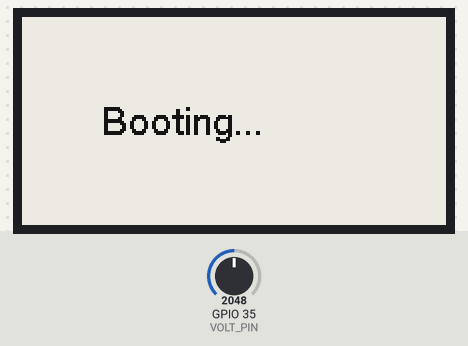
A sketch run on a simulated ESP32. Shown: 212×104 one-colour display. The inputs (shaded band) are chosen by the test bench; at power-on: GPIO 35 (VOLT_PIN) = 2048. Storage starts empty; what the sketch prints to the serial monitor is not drawn. At 6.7 s the program puts the board to deep sleep or switches it off; the recording ends there.

Above: at 2.3 s.
At 4.5 s:
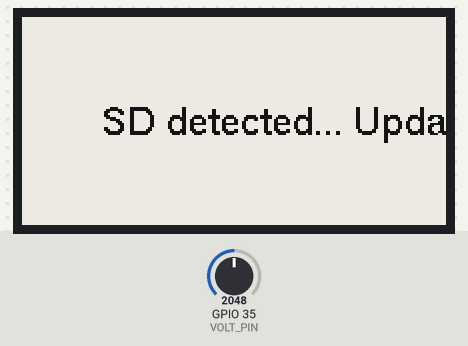

Measured:
- what the display in image 1 shows lasts 2.2 s, from 4.5 s to 6.7 s

The sketch:

EPD_Fortune_Teller.ino
```cpp
#define LILYGO_T5_V213
#include "boards.h"
#include "DisplayImports.h"
#include "BatteryDisplay.cpp"
#include "MessageDisplay.cpp"
#include "FortuneDisplay.cpp"
#include "Powermanagement.cpp"
#include "BatteryManagement.h"
#include <SD.h>
#include <FS.h>
#include <SPIFFS.h>

GxEPD2_BW<GxEPD2_213_M21, GxEPD2_213_M21::HEIGHT> display(GxEPD2_213_M21(/*CS=15*/ EPD_CS, /*DC=4*/ EPD_DC, /*RST=5*/ EPD_RSET, /*BUSY=16*/ EPD_BUSY)); // GDEW0213M21
U8G2_FOR_ADAFRUIT_GFX u8g2Fonts;
SPIClass SDSPI(HSPI);
BatteryManagement batteryManagement;

void setup() {
  batteryManagement.Update();
  if(batteryManagement.percentage == 0){
    Powermanagement powerManagement = Powermanagement(&display);
    powerManagement.Powerdown(500);
  }

  Serial.begin(115200);
  SPI.begin(EPD_SCLK, EPD_MISO, EPD_MOSI);
  setupDisplay();
  setupU8g2();

  if(!SPIFFS.begin(true)){
    Serial.println("An Error has occurred while mounting SPIFFS");
    auto messageDisplay = MessageDisplay(&display, &u8g2Fonts, F("Internal filesystem corrupted"), 40, 45);
    UpdateDisplay([&](){
      messageDisplay.Draw();
    });
    return;
  }

  if (esp_sleep_get_wakeup_cause() != ESP_SLEEP_WAKEUP_TIMER) {
    auto messageDisplay = MessageDisplay(&display, &u8g2Fonts, F("Booting..."), 40, 45);
    UpdateDisplay([&](){
      messageDisplay.Draw();
    });
    if (setupSD()){
      auto messageDisplay = MessageDisplay(&display, &u8g2Fonts, F("SD detected... Updating"), 40, 45);
      UpdateDisplay([&](){
        messageDisplay.Draw();
      });
      // MessageDisplay errDisplay = MessageDisplay(&display, &u8g2Fonts, F("Keine SD-Karte"), 40, 45);
      // Powermanagement powerManagement = Powermanagement(&display);
      // BatteryDisplay batteryDisplay = BatteryDisplay(&batteryManagement, &display, display.width() - 17, display.height() - 9);
      // errDisplay.Draw();
      // batteryDisplay.Draw();
      // display.update();
      // powerManagement.Powerdown();
      SD.end();
    }
  }
}

void setupDisplay(){
  display.init();
  display.setRotation(1);
  display.setFullWindow();
}

bool setupSD(){
  pinMode(SDCARD_MISO, INPUT_PULLUP);
  SDSPI.begin(SDCARD_SCLK, SDCARD_MISO, SDCARD_MOSI);
  return SD.begin(SDCARD_CS, SDSPI);
}

void setupU8g2(){
  u8g2Fonts.begin(display);
  u8g2Fonts.setFontMode(1);                           // use u8g2 transparent mode (this is default)
  u8g2Fonts.setFontDirection(0);                      // left to right (this is default)
  u8g2Fonts.setForegroundColor(GxEPD_BLACK);          // apply Adafruit GFX color
  u8g2Fonts.setBackgroundColor(GxEPD_WHITE);          // apply Adafruit GFX color
}

void loop() {
  Powermanagement powerManagement = Powermanagement(&display);

  batteryManagement.Update();
  if (batteryManagement.percentage < 0.02){
    auto messageDisplay = MessageDisplay(&display, &u8g2Fonts, F("Akku leer :("), 40, 45);
    UpdateDisplay([&](){
      display.fillScreen(GxEPD_WHITE);
      messageDisplay.Draw();
    });
    powerManagement.Powerdown();
  }

  auto fortuneDisplay = FortuneDisplay(&display, &u8g2Fonts, 1, 1, 0, 0);
  auto batteryDisplay = BatteryDisplay(&batteryManagement, &display, display.width() - 17, display.height() - 9);

  UpdateDisplay([&](){
    display.fillScreen(GxEPD_WHITE);
    fortuneDisplay.Draw();
    batteryDisplay.Draw();
  });
  powerManagement.Powerdown();
}

template<typename Functor>
void UpdateDisplay(Functor functor)
{
  display.firstPage();
  do {
    functor();
  } while (display.nextPage());
}
```

BatteryDisplay.cpp
```cpp
#define batXSize 16
#define batYSize 8

#include "DisplayImports.h"
#include "VirtualDisplayClass.h"
#include "BatteryManagement.h"

class BatteryDisplay : public virtual VirtualDisplayClass {
  private:
    GxEPD2_BW<GxEPD2_213_M21, GxEPD2_213_M21::HEIGHT> * display;
    BatteryManagement * batteryManagement;

    int batX0;
    int batY0;

  public:
    BatteryDisplay(BatteryManagement * p_batteryManagement,
      GxEPD2_BW<GxEPD2_213_M21, GxEPD2_213_M21::HEIGHT> * p_display,
      int x, int y):
      batteryManagement(p_batteryManagement),
      display(p_display),
      batX0(x),
      batY0(y) {}

    bool Draw() override {
      display->fillRect(batX0, batY0, batXSize - 2, batYSize, GxEPD_BLACK);
      display->fillRect(batX0 + 1, batY0 + 1, batXSize - 4, batYSize - 2, GxEPD_WHITE);
      display->fillRect(batX0 + batXSize - 2, batY0 + (batYSize/2.0)-2, 2, 4, GxEPD_BLACK);
      display->fillRect(batX0 + 1, batY0 + 1, (int)((batXSize - 4) * (double)batteryManagement->percentage + 0.5), batYSize - 2, GxEPD_BLACK);

      return true;
    }

};
```

BatteryManagement.cpp
```cpp
#include "BatteryManagement.h"
#include "HardwareSerial.h"
#include <math.h>

double BatteryManagement::readRaw(){
  // read analog and make it more linear
  double reading = analogRead(VOLT_PIN);
  for (int i = 0; i < 10; i++) {
    reading = (analogRead(VOLT_PIN) + reading * 9) / 10;
  }
  if (reading < 1 || reading > 4095) return 0;
  return -0.000000000000016 * pow(reading, 4) + 0.000000000118171 * pow(reading, 3) - 0.000000301211691 * pow(reading, 2) + 0.001109019271794 * reading + 0.034143524634089;
}

double BatteryManagement::convertToVoltage(double value){
  return (HIGH_RESISTOR + LOW_RESISTOR) / LOW_RESISTOR  * value + VOLT_OFFSET;
}

double BatteryManagement::voltToPercentage(double voltage) {
  if (voltage < 3.30) return 0;
  double percentage = ((voltage - 3.30 )/0.9);
  if (percentage > 1) percentage = 1;
  if (percentage < 0) percentage = 0;
  Serial.print("Battery: ");
  Serial.print(percentage * 100);
  Serial.println("%");
  return percentage;
}

void BatteryManagement::Update(){
  this->voltage = convertToVoltage(readRaw());
  this->percentage = voltToPercentage(this->voltage);
}
```

BatteryManagement.h
```cpp
#ifndef BATTERY_MANAGEMENT_H_
#define BATTERY_MANAGEMENT_H_

#define HIGH_RESISTOR 100000
#define LOW_RESISTOR 100000
#define VOLT_PIN 35
#define VOLT_OFFSET 0.08

class BatteryManagement {
  private:
    double readRaw();
    double convertToVoltage(double value);
    double voltToPercentage(double voltage);
  public:
    double percentage {0};
    double voltage {0};
    void Update();
};

#endif
```

DisplayImports.h
```cpp
#ifndef DISPLAY_H_
#define DISPLAY_H_

#include <GxEPD2_BW.h>
#include <Adafruit_GFX.h>
#include <U8g2_for_Adafruit_GFX.h>

#endif
```

FortuneDisplay.cpp
```cpp
#include "Arduino.h"
#include "DisplayImports.h"
#include "VirtualDisplayClass.h"

class FortuneDisplay : public virtual VirtualDisplayClass {
  private:
    GxEPD2_BW<GxEPD2_213_M21, GxEPD2_213_M21::HEIGHT> * display;
    U8G2_FOR_ADAFRUIT_GFX * u8g2Fonts;
    int x;
    int y;
    int widthX;
    int widthY;


  public:
    FortuneDisplay(GxEPD2_BW<GxEPD2_213_M21, GxEPD2_213_M21::HEIGHT> * p_display,
      U8G2_FOR_ADAFRUIT_GFX * p_u8g2Fonts,
      int p_x, int p_y, int p_widthX, int p_widthY):
      display(p_display),
      u8g2Fonts(p_u8g2Fonts),
      x(p_x),
      y(p_y),
      widthX(p_widthX),
      widthY(p_widthY) {
        //empty
    }

    bool Draw() override {
      u8g2Fonts->setFont(u8g2_font_helvR14_tf);
      u8g2Fonts->setCursor(x, y + 14);                          // start writing at this position
      u8g2Fonts->print("Hello World!");
      return true;
    }

};
```

MessageDisplay.cpp
```cpp
#include "DisplayImports.h"
#include "VirtualDisplayClass.h"

class MessageDisplay : public virtual VirtualDisplayClass {
  private:
    GxEPD2_BW<GxEPD2_213_M21, GxEPD2_213_M21::HEIGHT> * display;
    U8G2_FOR_ADAFRUIT_GFX * u8g2Fonts;
    int x;
    int y;
    String message;


    // display a string on multiple lines, keeping words intact where possible
    void printwords(const char *msg, int xloc, int yloc) {

      // int dspwidth = u8g2.getDisplayWidth();                        // display width in pixels
      // int strwidth = 0;                         // string width in pixels
      // char glyph[2]; glyph[1] = 0;

      // for (const char *ptr = msg, *lastblank = NULL; *ptr; ++ptr) {
      //     while (xloc == 0 && *msg == ' ')
      //       if (ptr == msg++) ++ptr;                        // skip blanks at the left edge

      //     glyph[0] = *ptr;

      //     strwidth += u8g2.getStrWidth(glyph);                        // accumulate the pixel width
      //     if (*ptr == ' ')  lastblank = ptr;                        // remember where the last blank was
      //     else ++strwidth;                        // non-blanks will be separated by one additional pixel

      //     if (xloc + strwidth > dspwidth) {                        // if we ran past the right edge of the display
      //       int starting_xloc = xloc;
      //       while (msg < (lastblank ? lastblank : ptr)) {                        // print to the last blank, or a full line
      //           glyph[0] = *msg++;
      //           xloc += u8g2.drawStr(xloc, yloc, glyph);
      //       }

      //       strwidth -= xloc - starting_xloc;                        // account for what we printed
      //       yloc += u8g2.getMaxCharHeight();                        // advance to the next line
      //       xloc = 0; lastblank = NULL;
      //     }
      // }
      // while (*msg) {                        // print any characters left over
      //     glyph[0] = *msg++;
      //     xloc += u8g2.drawStr(xloc, yloc, glyph);
      // }
    }


  public:
    MessageDisplay(GxEPD2_BW<GxEPD2_213_M21, GxEPD2_213_M21::HEIGHT> * p_display,
      U8G2_FOR_ADAFRUIT_GFX * p_u8g2Fonts, String p_message,
      int p_x, int p_y):
      display(p_display),
      u8g2Fonts(p_u8g2Fonts),
      x(p_x),
      y(p_y),
      message(p_message){
        //empty
    }

    bool Draw() override {
      u8g2Fonts->setFont(u8g2_font_helvR14_tf);
      //char buf[message.length()];
      //message.toCharArray(&buf, message.length());
      //printwords(&buf, x, y);
      u8g2Fonts->setCursor(x, y + 14);                          // start writing at this position
      u8g2Fonts->print(message);
      return true;
    }

};
```

Powermanagement.cpp
```cpp
#define uS_TO_S_FACTOR 1000000 /* Conversion factor for micro seconds to seconds */
#define TIME_TO_SLEEP 500 /* Time ESP32 will go to sleep (in seconds) */

#include <SD.h>
#include "DisplayImports.h"

class Powermanagement {
  private:
    GxEPD2_BW<GxEPD2_213_M21, GxEPD2_213_M21::HEIGHT> * display;
  public:
    Powermanagement(GxEPD2_BW<GxEPD2_213_M21, GxEPD2_213_M21::HEIGHT> * p_display):
      display(p_display)
      {
        //empty
      };

    void Powerdown(){
      Powerdown(TIME_TO_SLEEP);
    }

    void Powerdown(int seconds) {
      display->hibernate();
      SD.end();
      esp_sleep_enable_timer_wakeup(seconds * uS_TO_S_FACTOR);
      esp_deep_sleep_start();
    }

};
```

VirtualDisplayClass.h
```cpp
#ifndef VIRTUAL_DISPLAY_CLASS_H_
#define VIRTUAL_DISPLAY_CLASS_H_

class VirtualDisplayClass {
  public:
    virtual bool Draw() = 0;
};

#endif
```

boards.h
```cpp
#pragma once

#if defined(LILYGO_T5_V213)

#define EPD_MOSI                (23)
#define EPD_MISO                (-1)
#define EPD_SCLK                (18)
#define EPD_CS                  (5)

#define EPD_BUSY                (4)
#define EPD_RSET                (16)
#define EPD_DC                  (17)

#define SDCARD_CS               (13)
#define SDCARD_MOSI             (15)
#define SDCARD_MISO             (2)
#define SDCARD_SCLK             (14)

#define BUTTON_1                (39)
#define BUTTONS                 {39}

#define BUTTON_COUNT            (1)

#define LED_PIN                 (19)
#define LED_ON                  (LOW)

#define ADC_PIN                 (35)

#define _HAS_ADC_DETECTED_
#define _HAS_LED_
#define _HAS_SDCARD_

#elif defined(LILYGO_T5_V22)

#define EPD_MOSI                (23)
#define EPD_MISO                (2)
#define EPD_SCLK                (18)
#define EPD_CS                  (5)

#define EPD_BUSY                (4)
#define EPD_RSET                (12)
#define EPD_DC                  (19)

#define SDCARD_CS               (13)

#define BUTTON_1                (37)
#define BUTTON_2                (38)
#define BUTTON_3                (39)

#define BUTTONS                 {37,38,39}
#define BUTTON_COUNT            (3)

#define LED_PIN                 (26)
#define LED_ON                  (HIGH)

#define ADC_PIN                 (35)

#define SPERKER_PIN             (25)

#define LEDC_CHANNEL_0          (0)
#define _HAS_ADC_DETECTED_
#define _HAS_LED_
#define _HAS_SPEAKER_
#define _BUILTIN_DAC_
#define _USE_SHARED_SPI_BUS_
#define _HAS_SDCARD_

#elif defined(LILYGO_T5_V24)

#define EPD_MOSI                (23)
#define EPD_MISO                (-1) //elink no use
#define EPD_SCLK                (18)

#define EPD_BUSY                (4)
#define EPD_RSET                (16)
#define EPD_DC                  (17)
#define EPD_CS                  (5)

#define SDCARD_CS               (13)
#define SDCARD_MOSI             (15)
#define SDCARD_MISO             (2)
#define SDCARD_SCLK             (14)

#define BUTTON_1                (37)
#define BUTTON_2                (38)
#define BUTTON_3                (39)

#define SPK_POWER_EN                (19)

#define BUTTONS                 {37,38,39}
#define BUTTON_COUNT            (3)

#define LED_PIN                 (26)
#define LED_ON                  (LOW)

#define ADC_PIN                 (35)

#define SPERKER_PIN             (25)

#define LEDC_CHANNEL_0          (0)
#define _HAS_ADC_DETECTED_
#define _HAS_LED_
#define _HAS_SPEAKER_
#define _BUILTIN_DAC_
#define _HAS_SDCARD_
#define _HAS_PWR_CTRL_
#elif defined(LILYGO_T5_V28)

#define EPD_MOSI                (23)
#define EPD_MISO                (-1)
#define EPD_SCLK                (18)
#define EPD_CS                  (5)

#define EPD_BUSY                (4)
#define EPD_RSET                (16)
#define EPD_DC                  (17)

#define SDCARD_CS               (13)
#define SDCARD_MOSI             (15)
#define SDCARD_MISO             (2)
#define SDCARD_SCLK             (14)

#define BUTTON_1                (37)
#define BUTTON_2                (38)
#define BUTTON_3                (39)

#define IIS_WS                  (25)
#define IIS_BCK                 (26)
#define IIS_DOUT                (19)

#define ICS43434_WS             (33)
#define ICS43434_BCK            (32)
#define ICS43434_DIN            (27)

#define I2C_SDA                 (21)
#define I2C_SCL                 (22)

#define BUTTONS                 {37,38,39}
#define BUTTON_COUNT            (3)

#define LED_PIN                 (22)
#define LED_ON                  (HIGH)

#define ADC_PIN                 (35)

#define _HAS_ADC_DETECTED_
#define _HAS_LED_
// #define _HAS_SPEAKER_
#define _HAS_SDCARD_


#elif defined(LILYGO_T5_V102)

#define EPD_MOSI                (21)
#define EPD_MISO                (-1)
#define EPD_SCLK                (22)
#define EPD_CS                  (5)

#define EPD_BUSY                (34)
#define EPD_RSET                (4)
#define EPD_DC                  (19)

#define EPD_POWER_ENABLE        (27)

#define SDCARD_CS               (13)
#define SDCARD_MOSI             (15)
#define SDCARD_MISO             (2)
#define SDCARD_SCLK             (14)

#define BUTTON_1                (36)
#define BUTTON_2                (39)
#define BUTTON_3                (0u)
#define BUTTONS                 {36,39,0}
#define BUTTON_COUNT            (3)


#define ADC_PIN                 (35)

#define _HAS_ADC_DETECTED_
#define _HAS_SDCARD_


#elif defined(LILYGO_T5_V266)

#define EPD_MOSI                (23)
#define EPD_MISO                (-1)
#define EPD_SCLK                (18)
#define EPD_CS                  (5)

#define EPD_BUSY                (34)
#define EPD_RSET                (4)
#define EPD_DC                  (19)

#define SDCARD_CS               (13)
#define SDCARD_MOSI             (15)
#define SDCARD_MISO             (2)
#define SDCARD_SCLK             (14)

#define BUTTON_1                (39)
#define BUTTONS                 {39}

#define BUTTON_COUNT            (1)

#define LED_PIN                 (12)
#define LED_ON                  (LOW)

#define ADC_PIN                 (35)

#define _HAS_ADC_DETECTED_
#define _HAS_LED_
#define _HAS_SDCARD_

#elif defined(LILYGO_EPD_DISPLAY)

#define EPD_MOSI                (21)
#define EPD_MISO                (-1)
#define EPD_SCLK                (22)
#define EPD_CS                  (5)

#define EPD_BUSY                (18)
#define EPD_RSET                (23)
#define EPD_DC                  (19)

#define EPD_POWER_ENABLE        (14)

#define BUTTON_1                (35)
#define BUTTON_COUNT            (1)

#define ADC_PIN                 (34)
#define RGB_STRIP_PIN           (4)
#define RGB_STRIP_COUNT         (1)

#define _HAS_ADC_DETECTED_
#define _HAS_POWER_CONTROL_
#define _HAS_RGB_PIXEL_

#elif defined(LILYGO_EPD_DISPLAY_154)


#define EPD_MOSI                (13)
#define EPD_MISO                (-1)
#define EPD_SCLK                (14)
#define EPD_CS                  (15)

#define EPD_BUSY                (16)
#define EPD_RSET                (17)
#define EPD_DC                  (2)
#define EPD_BACKLIGHT_PIN       (0)

#define EPD_POWER_ENABLE        (5)

#define BUTTON_1                (35)
#define BUTTON_COUNT            (1)

#define ADC_PIN                 (34)
#define MOTOR_PIN               (4)

#define GPS_TX_PIN              (22)
#define GPS_RX_PIN              (21)
#define GPS_1PPS_PIN            (19)
#define GPS_RESET_PIN           (23)
#define GPS_WAKEUP_PIN          (18)

#define _HAS_ADC_DETECTED_
#define _HAS_POWER_CONTROL_
#define _HAS_GPS_

#elif defined(LILYGO_TBLOCK)

#define EPD_MOSI                (23)
#define EPD_MISO                (-1)
#define EPD_SCLK                (18)
#define EPD_CS                  (5)

#define EPD_BUSY                (38)
#define EPD_RSET                (27)
#define EPD_DC                  (19)

#define BUTTON_1                (36)
#define BUTTON_COUNT            (1)

#define _HAS_RTC_

#else
#error "Please select model !!!"
#endif
```
